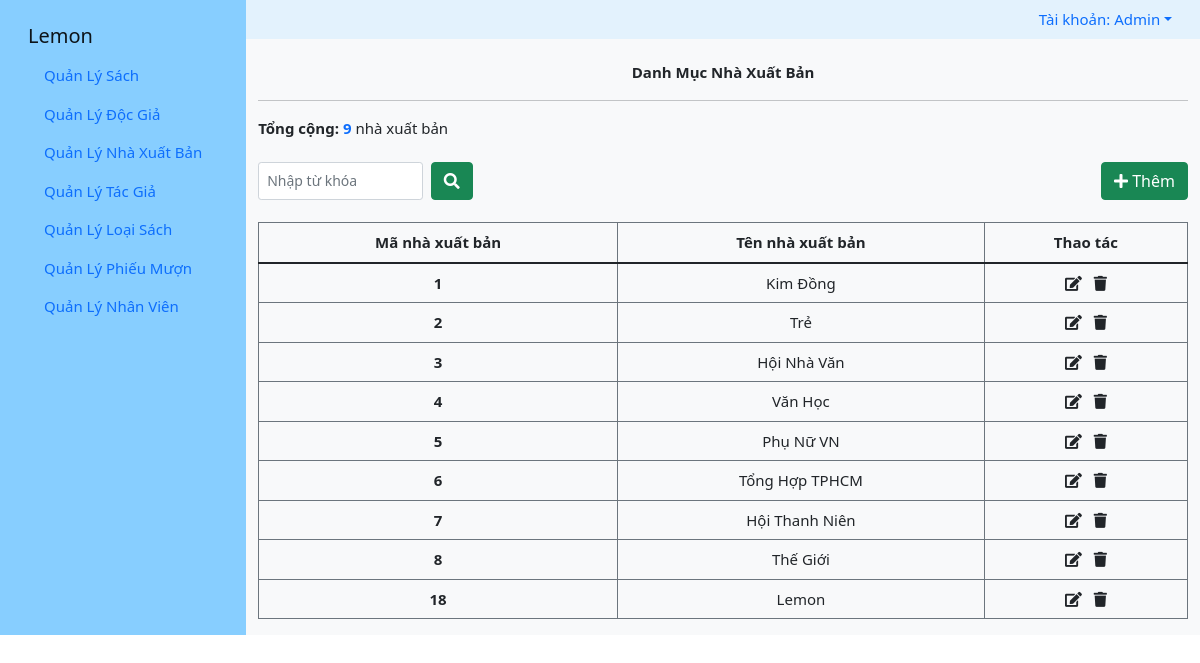
/admin/QLNXB.php (signed in), run on the app's committed database.
### tables this page shows
CREATE TABLE `nhanvien` (
  `manv` int(11) NOT NULL,
  `tennv` varchar(50) NOT NULL,
  `sdt` varchar(10) NOT NULL,
  `email` varchar(100) DEFAULT NULL,
  `diachi` varchar(100) DEFAULT NULL,
  `matkhau` varchar(100) DEFAULT NULL
);

CREATE TABLE `nhaxuatban` (
  `manxb` int(11) NOT NULL,
  `nhaxuatban` varchar(100) NOT NULL
);

### database/function.php (called while the page is built, shortened)
<?php
    function nvtheomanv($manv) {
        require '../database/config.php';
        $sql = "SELECT * FROM nhanvien WHERE manv = $manv";
        $result = $conn->query($sql);
        $data = $result->fetch_assoc();
        return $data;
    }
    function dsnxb() {
        require '../database/config.php';
        $data = array();
        $sql = "SELECT * FROM nhaxuatban";
        $result = $conn->query($sql);
        while ($row = $result->fetch_assoc())
            $data[] = $row;
        return $data;
    };
?>

### admin/QLNXB.php (the view, shortened to what this page needs)
<?php
    include('./header.php');
    $key='';
    if(isset($_GET["tim"]) && !empty($_GET["tim"])) {
        $key = $_GET["tim"];
        $dataNXB = timdlnxb($key);
    } else {
        $dataNXB = dsnxb();
    }
?>
<div class="container-fluid">
    <br>
        <div class="title">Danh Mục Nhà Xuất Bản</div>
        <hr>
        <b>Tổng cộng: <span class="text-primary"><?php echo count($dataNXB)?></span></b> nhà xuất bản<br><br>
        <div class="row">
            <div class="col-md-3">
                <form class="d-flex">
                    <input class="form-control form-control-sm me-2" name="tim"value="<?php echo $key ?>" type="search" placeholder="Nhập từ khóa" aria-label="Search">
                    <button class="btn btn-success" type="submit"><i class="fas fa-search"></i></button>
                </form>
            </div>
            <div class="col-md">
                <div class="d-flex justify-content-end">
                    <a href="../admin/addNXB.php" class="btn btn-success"><i class="fas fa-plus"></i> Thêm</a>
                </div>
            </div>
        </div>
        <br>
        <table class="table table-bordered border-secondary table-hover">
        <thead>
            <tr style="text-align: center">
                <th scope="col">Mã nhà xuất bản</th>
                <th scope="col">Tên nhà xuất bản</th>
                <th scope="col">Thao tác</th>
            </tr>
            </thead>
            <tbody style="text-align: center">
                <?php if(!empty($dataNXB)) {
                    foreach ($dataNXB as $key => $value) { ?>
                        <tr>
                            <th scope="row"><?php echo $value['manxb']?></th>
                            <td><?php echo $value['nhaxuatban'] ?></td>
                            <td>
                                <a href="../admin/editNXB.php?manxb=<?php echo $value['manxb']?>" class="link-dark"><i class="fas fa-edit"></i></a>&nbsp;&nbsp;
                                <a href="?manxb=<?php echo $value['manxb']?>" class="link-dark"><i class="fas fa-trash"></i></a>
                            </td>
                        </tr>
                    <?php }
                } else {
                    ?>
            </tbody>
        </table>
        <?php echo '<p class="text-danger text-center">Danh sách rỗng';}?>
    </div>
</div>

### admin/header.php (shortened to what this page needs)
<?php
  include('../database/config.php');
  include('../database/function.php');
  if (isset($_COOKIE['email'])) {
     $manv = $_COOKIE['manv'];
     $data = nvtheomanv($manv);
     $tennv = $data['tennv'];
  } else {
    header('Location: ../login.php');
  }
?>
<!DOCTYPE html>
<html>
<head>
    <link href="https://cdn.jsdelivr.net/npm/bootstrap@5.1.1/dist/css/bootstrap.min.css" rel="stylesheet">
    <link rel="stylesheet" type="text/css" href="../css/style.css">
    <link rel="stylesheet" href="../icon/fontawesome-free-5.15.4-web/css/all.min.css">
</head>
<body>
    <div class="container-fluid" style="font-size: 15px; background-color: rgb(135 206 255)">
      <div class="row">
        <div class="col-md-auto">
          <nav id="navbar-example3" class="navbar navbar-light flex-column align-items-stretch p-3">
            <a class="navbar-brand" href="index_admin.php">Lemon</a>
            <nav class="nav flex-column">
              <a class="nav-link active" aria-current="page" href="index_admin.php">Quản Lý Sách</b></a>
              <a class="nav-link" href="QLDG.php">Quản Lý Độc Giả</a>
              <a class="nav-link" href="QLNXB.php">Quản Lý Nhà Xuất Bản</a>
              <a class="nav-link" href="QLTG.php"> Quản Lý Tác Giả</a>
              <a class="nav-link" href="QLLS.php">Quản Lý Loại Sách</a>
              <a class="nav-link" href="QLPM.php">Quản Lý Phiếu Mượn</a>
              <?php if($_COOKIE['manv'] == 1):?>
                <a class="nav-link" href="QLNV.php">Quản Lý Nhân Viên</a>
              <?php endif; ?>
            </nav>
          </nav>
        </div>
        <div class="col-md bg-light">
          <div class="row">
            <div class="col" style="background-color: #e3f2fd;">
              <ul class="nav justify-content-end">
                <li class="nav-item dropdown">
                  <a class="nav-link dropdown-toggle" data-bs-toggle="dropdown" href="#" role="button" aria-expanded="false">Tài khoản: <?php echo $tennv ?></a>
                </li>
              </ul>
            </div>

### css/style.css (style rules this page uses)
.title { font-weight: bold; text-align: center; }

### data on the page
nhanvien: tennv "Admin"
nhaxuatban: manxb "1", nhaxuatban "Kim Đồng"
nhaxuatban: manxb "2", nhaxuatban "Trẻ"
nhaxuatban: manxb "3", nhaxuatban "Hội Nhà Văn"
nhaxuatban: manxb "4", nhaxuatban "Văn Học"
nhaxuatban: manxb "5", nhaxuatban "Phụ Nữ VN"
nhaxuatban: manxb "6", nhaxuatban "Tổng Hợp TPHCM"
nhaxuatban: manxb "7", nhaxuatban "Hội Thanh Niên"
nhaxuatban: manxb "8", nhaxuatban "Thế Giới"
nhaxuatban: manxb "18", nhaxuatban "Lemon"

### other printed values
count($dataNXB) "9"
